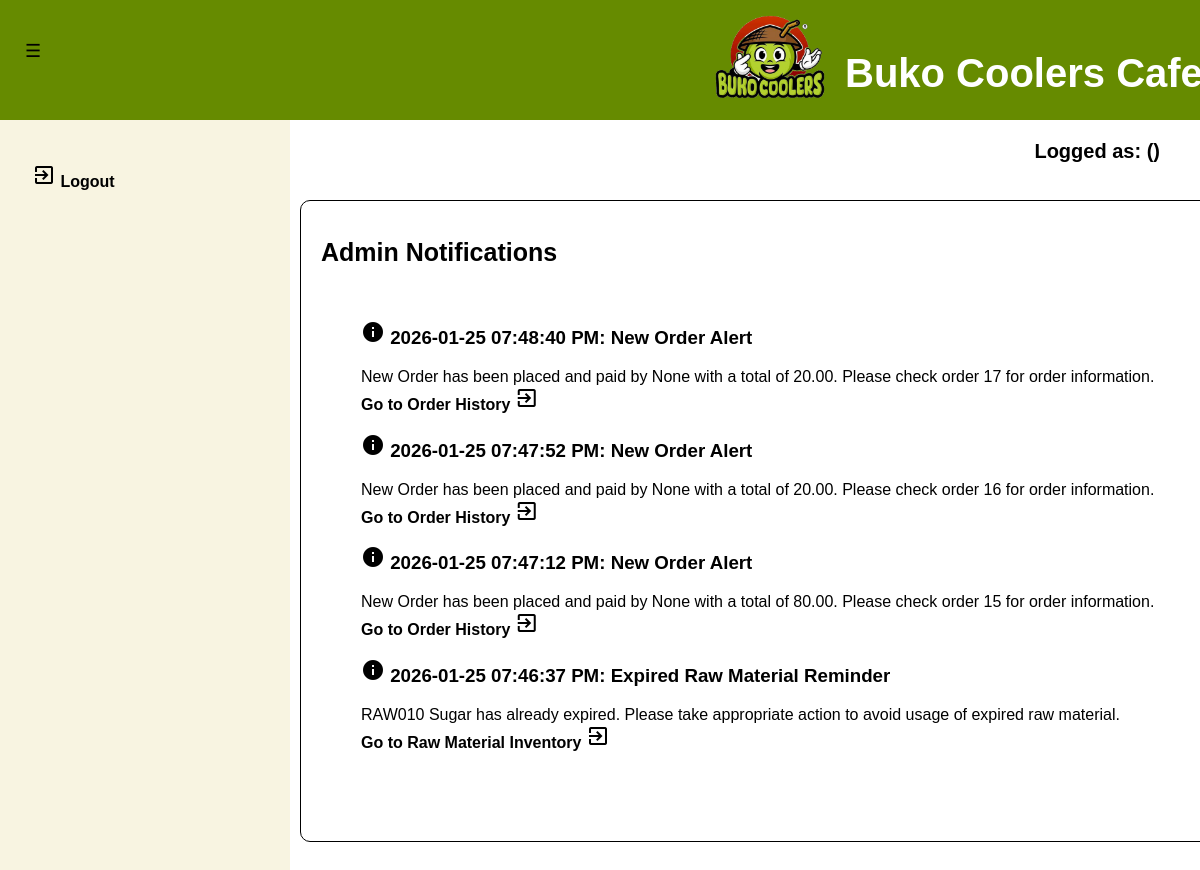
Screenshot of /admin_notifications.php with the database file from the repository.
### tables this page shows
CREATE TABLE `tbl_notifications` (
  `NOTIF_ID` int(11) NOT NULL,
  `NOTIF_TITLE` varchar(255) NOT NULL,
  `NOTIF_INFO` varchar(255) NOT NULL,
  `NOTIF_TIMESTAMP` datetime NOT NULL DEFAULT current_timestamp()
);

### admin_notifications.php (the view, shortened to what this page needs)
<?php
    include ('database_connection.php');
?>
<!DOCTYPE html>
    <html lang="en">
    <head>
        <link rel="stylesheet" type="text/css" href="styles/dashboard.css">
        <link rel="stylesheet" type="text/css" href="styles/viewdata_style.css">
        <link rel="stylesheet" type="text/css" href="styles/dashboard_style.css">
    </head>
    <body>
        <div class="main_container">
            <header>
                <div id="navleft" class="show_navleft">
                    <span class="toggle-btn" onclick="toggleNav()">&#9776;</span>
                </div>
                <div class="header-content">
                    <div class="header-left">
                        <img src="templates/designs/logo_nonbg.png" alt="Buko Coolers Logo" class="logo">
                        <h1>Buko Coolers Cafe</h1>
                    </div>
                </div>
            </header>
            <div id="sidenav" class="side_nav">
                <a href="logout_action.php" onclick="return confirm('Are you sure do you want to logout?');"><i class="material-icons">exit_to_app</i> Logout</a>
            </div>
        </div>
        <div class="form_container">
            <h1>Admin Notifications</h1>
            <div class="table_container_nouppr">
                <div style="overflow-y: auto; height: 450px;">
                    <table class="dataview">
                        <ul>
                            <?php
                                $notif_query = "SELECT NOTIF_TITLE, NOTIF_INFO, DATE_FORMAT(DATE_ADD(NOTIF_TIMESTAMP, INTERVAL 8 HOUR), '%Y-%m-%d %r') AS 'NOTIF_TIMESTAMP' from tbl_notifications ORDER BY NOTIF_ID DESC;";
                                $exec_notifquery = mysqli_query($databaseconn, $notif_query);
                                if (mysqli_num_rows($exec_notifquery) > 0) {
                                    while ($row = mysqli_fetch_assoc($exec_notifquery)){
                                        $return_notif_title = $row['NOTIF_TITLE'];
                                        $return_notif_info = $row['NOTIF_INFO'];;
                                        $return_notif_timestamp = $row['NOTIF_TIMESTAMP'];
                                        if ($return_notif_title === "Critical Stock Level Reminder"){
                                            echo "<li><h3><i class='material-icons'>info</i> $return_notif_timestamp: $return_notif_title</h3><p>$return_notif_info<br><a href='inventory_report.php'><b>Go to Inventory Report</b></a> <i class='material-icons'>exit_to_app</i></p></li>";
                                        } else if ($return_notif_title === "Replenish Stock Level Reminder"){
                                            echo "<li><h3><i class='material-icons'>warning</i> $return_notif_timestamp: $return_notif_title</h3><p>$return_notif_info<br><a href='inventory_report.php'><b>Go to Inventory Report</b></a> <i class='material-icons'>exit_to_app</i></p></li>";
                                        } else if ($return_notif_title === "Out of Stock Raw Material Reminder"){
                                            echo "<li><h3><i class='material-icons'>info</i> $return_notif_timestamp: $return_notif_title</h3><p>$return_notif_info<br><a href='inventory_raw_list.php'><b>Go to Raw Material Inventory</b></a> <i class='material-icons'>exit_to_app</i></p></li>";
                                        } else if ($return_notif_title === "Expired Raw Material Reminder"){
                                            echo "<li><h3><i class='material-icons'>info</i> $return_notif_timestamp: $return_notif_title</h3><p>$return_notif_info<br><a href='inventory_raw_list.php'><b>Go to Raw Material Inventory</b></a> <i class='material-icons'>exit_to_app</i></p></li>";
                                        } else if ($return_notif_title === "Expiring Today Raw Material Warning"){
                                            echo "<li><h3><i class='material-icons'>warning</i> $return_notif_timestamp: $return_notif_title</h3><p>$return_notif_info<br><a href='inventory_raw_list.php'><b>Go to Raw Material Inventory</b></a> <i class='material-icons'>exit_to_app</i></p></li>";
                                        } else if ($return_notif_title === "Expiring Raw Material Warning"){
                                            echo "<li><h3><i class='material-icons'>warning</i> $return_notif_timestamp: $return_notif_title</h3><p>$return_notif_info<br><a href='inventory_raw_list.php'><b>Go to Raw Material Inventory</b></a> <i class='material-icons'>exit_to_app</i></p></li>";
                                        } else if ($return_notif_title === "Out of Stock Pastry Item Reminder"){
                                            echo "<li><h3><i class='material-icons'>info</i> $return_notif_timestamp: $return_notif_title</h3><p>$return_notif_info<br><a href='inventory_pastry_list.php'><b>Go to Pastry Inventory</b></a> <i class='material-icons'>exit_to_app</i></p></li>";
                                        } else if ($return_notif_title === "Expired Pastry Item Reminder"){
                                            echo "<li><h3><i class='material-icons'>info</i> $return_notif_timestamp: $return_notif_title</h3><p>$return_notif_info<br><a href='inventory_raw_list.php'><b>Go to Pastry Inventory</b></a> <i class='material-icons'>exit_to_app</i></p></li>";
                                        } else if ($return_notif_title === "Expiring Today Pastry Item Warning"){
                                            echo "<li><h3><i class='material-icons'>warning</i> $return_notif_timestamp: $return_notif_title</h3><p>$return_notif_info<br><a href='inventory_pastry_list.php'><b>Go to Pastry Inventory</b></a> <i class='material-icons'>exit_to_app</i></p></li>";
                                        } else if ($return_notif_title === "Expiring Pastry Item Warning"){
                                            echo "<li><h3><i class='material-icons'>info</i> $return_notif_timestamp: $return_notif_title</h3><p>$return_notif_info<br><a href='inventory_pastry_list.php'><b>Go to Pastry Inventory</b></a> <i class='material-icons'>exit_to_app</i></p></li>";
                                        } else if ($return_notif_title === "New Order Alert") {
                                            echo "<li><h3><i class='material-icons'>info</i> $return_notif_timestamp: $return_notif_title</h3><p>$return_notif_info<br><a href='order_history.php'><b>Go to Order History</b></a> <i class='material-icons'>exit_to_app</i></p></li>";
                                        }
                                    }
                                } else {
                                    echo "<li>No notifications.</li>";
                                }
                            ?>
                        </ul>
                    </table>
                </div>
            </div>
        </div>
        <div class="header-right">
            <p>Logged as: <?php echo htmlspecialchars($return_user_name); ?> (<?php echo htmlspecialchars($return_role); ?>)</p>
    </body>
</html>

### styles/dashboard.css (style rules this page uses)
ul { list-style-type: none; }

### styles/viewdata_style.css (style rules this page uses)
.form_container { position: fixed; top: 200px; left: 300px; padding: 20px; width: 80%; height: 600px; border: 1px solid #000; border-radius: 10px; }
.form_container h1 { text-align: left; font-size: 25px; font-weight: bold; margin-bottom: 20px; }
.table_container_nouppr { position: relative; top: 15px; font-size: 16px; }
.form-side a, .table_container_nouppr a { text-decoration: none; color: black; }
.dataview { width: 100%; border-collapse: collapse; }
ul { list-style-type: none; }

### styles/dashboard_style.css (style rules this page uses)
body, html { overflow-y: auto; overflow-x: hidden; margin: 0; padding: 0; font-family: Arial, sans-serif; background-color: white; height: 100%; }
header { justify-content: space-between; align-items: flex-start; background-color: #668b00; padding: 10px; color: white; height: 100px; width: 100%; }
.header-content { display: flex; justify-content: space-between; align-items: center; }
.header-left { display: flex; align-items: center; }
.header-left .logo { width: 150px; height: auto; margin-top: -60px; margin-left: 685px; margin-right: 0px; }
.header-left h1 { color: white; font-size: 40px; margin-top: 0px; }
.header-right { position: fixed; top: 120px; right: 40px; font-size: 20px; color: black; font-weight: bold; }
.side_nav { height: calc(100vh - 120px); width: 290px; position: fixed; top: 120px; left: 0; background-color: #F8F4E1; overflow-y: auto; overflow-x: hidden; transition: 0.5s; padding-top: 10px; display: flex; flex-direction: column; }
.side_nav a { padding: 33px 8px 8px 32px; text-decoration: none; font-size: 16px; color: black; display: block; transition: 0.5s; font-weight: bold; }
#navleft { width: 290px; transition: margin-left 0.5s; padding: 16px; }
.toggle-btn { position: fixed; top: 30px; left: -5px; z-index: 1; padding: 10px 30px; color: black; cursor: pointer; font-size: 18px; }

### rows the page displays
tbl_notifications: return_notif_timestamp "2026-01-25 07:48:40 PM", NOTIF_TITLE "New Order Alert", NOTIF_INFO "New Order has been placed and paid by None with a total of 20.00. Please check order 17 for order information."
tbl_notifications: return_notif_timestamp "2026-01-25 07:47:52 PM", NOTIF_TITLE "New Order Alert", NOTIF_INFO "New Order has been placed and paid by None with a total of 20.00. Please check order 16 for order information."
tbl_notifications: return_notif_timestamp "2026-01-25 07:47:12 PM", NOTIF_TITLE "New Order Alert", NOTIF_INFO "New Order has been placed and paid by None with a total of 80.00. Please check order 15 for order information."
tbl_notifications: return_notif_timestamp "2026-01-25 07:46:37 PM", NOTIF_TITLE "Expired Raw Material Reminder", NOTIF_INFO "RAW010 Sugar has already expired. Please take appropriate action to avoid usage of expired raw material."
